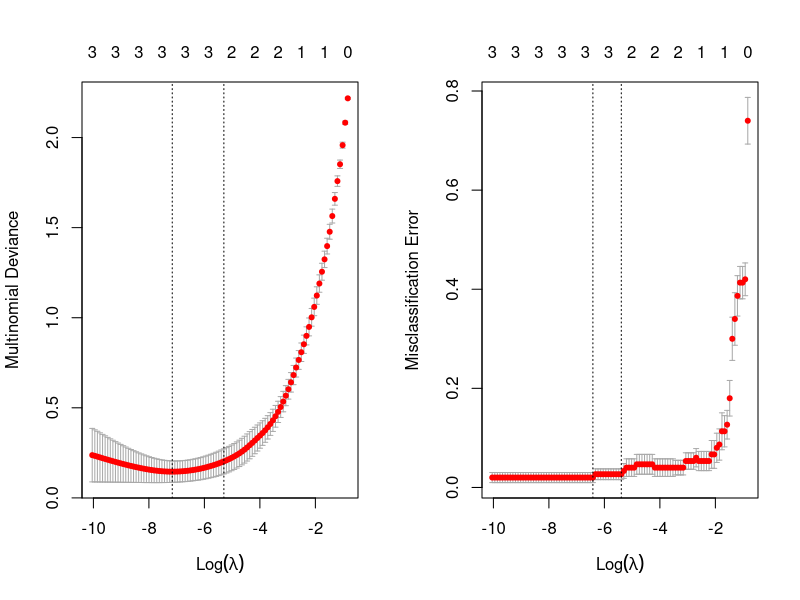

Reproduce this figure in R.
# Load libraries
library(glmnet)

# Clear Working Memory
rm(list = ls())

# Setting Japanese font (for MacOSX)
# par(family= "HiraKakuProN-W3")

# Chapter2 e.g.17
# Fisherのあやめデータを用いたMultiple logistic lasso解析
df <- iris
x <- as.matrix(df[, 1:4])
y <- as.vector(df[, 5])
n <- length(y)
u <- array(dim = n)
for (i in 1:n) {
  if (y[i] == "setosa") {
    u[i] <- 1
  } else if (y[i] == "versicolor") {
    u[i] <- 2
  } else {
    u[i] <- 3
  }
}
u <- as.numeric(u)
cv <- cv.glmnet(x, y, family = "multinomial")
cv2 <- cv.glmnet(x, y, family = "multinomial", type.measure = "class")
par(mfrow = c(1, 2))
plot(cv)
plot(cv2)
par(mfrow = c(1, 1))
lambda <- cv$lambda.min
result <- glmnet(x, y, lambda = lambda, family = "multinomial")
beta <- result$beta
beta_0 <- result$a0
v <- rep(0, n)
for (i in 1:n) {
  max_value <- -Inf
  for (j in 1:3) {
    value <- beta_0[j] + sum(beta[[j]] * x[i, ])
    if (value > max_value) {
      v[i] <- j
      max_value <- value
    }
  }
}
table(u, v)